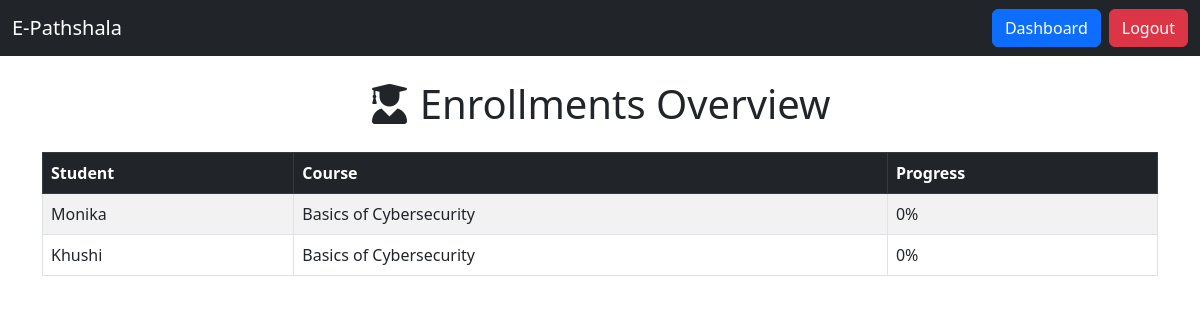
The app's page /enrollments (signed in) with its own data.
### app/models.py (models this page shows, shortened)
class Enrollment(db.Model):
    id = db.Column(db.Integer, primary_key=True)
    course_id = db.Column(db.Integer, db.ForeignKey('course.id'))
    student_id = db.Column(db.Integer, db.ForeignKey('user.id'))
    progress = db.Column(db.Integer)  # e.g., 0 to 100 representing percentage complete
    student = db.relationship('User', back_populates='enrollments')
    course = db.relationship('Course', back_populates='enrollments')

class User(db.Model):
    __tablename__ = 'user'
    id = db.Column(db.Integer, primary_key=True)
    username = db.Column(db.String(80), unique=True, nullable=False)
    password_hash = db.Column(db.String(128))
    is_instructor = db.Column(db.Boolean, default=False)
    enrollments = db.relationship('Enrollment', back_populates='student')
    posts = db.relationship('Post', backref='author', lazy='dynamic')

class Course(db.Model):
    id = db.Column(db.Integer, primary_key=True)
    title = db.Column(db.String(100), nullable=False)
    description = db.Column(db.String(255), nullable=True)
    instructor_id = db.Column(db.Integer, db.ForeignKey('user.id'))
    instructor = db.relationship('User', backref='courses')
    enrollments = db.relationship('Enrollment', back_populates='course')
    assessments = db.relationship('Assessment', backref='course', lazy='dynamic')
    forums = db.relationship('Forum', backref='course', lazy='dynamic')

### app/routes.py (the view)
@main.route('/enrollments')
def enrollments():
    user = get_current_user()
    if not user or not user.is_instructor:
        flash("Unauthorized! Only instructors can create courses.", "danger")
        return redirect(url_for('main.dashboard'))
    enrollments = Enrollment.query.filter(Enrollment.course.has(instructor_id=user.id)).all()
    return render_template('enrollments.html', enrollments=enrollments)

### app/routes.py (called while the page is built)
def get_current_user():
    if 'user_id' not in session:
        return None
    return User.query.get(session['user_id'])

### app/templates/enrollments.html (shortened to what this page needs)
<!DOCTYPE html>
<html lang="en">
<head>
    <link href="https://cdn.jsdelivr.net/npm/bootstrap@5.3.0/dist/css/bootstrap.min.css" rel="stylesheet">
    <link rel="stylesheet" href="https://cdnjs.cloudflare.com/ajax/libs/font-awesome/6.0.0/css/all.min.css">
</head>
<body>
<nav class="navbar navbar-expand-lg navbar-dark bg-dark">
    <div class="container-fluid">
        <a class="navbar-brand" href="#">E-Pathshala</a>
        <div class="collapse navbar-collapse" id="navbarNav">
            <ul class="navbar-nav ms-auto">
                <li class="nav-item"><a class="btn btn-primary me-2" href="/dashboard">Dashboard</a></li>
                <li class="nav-item"><a class="btn btn-danger" href="/logout">Logout</a></li>
            </ul>
        </div>
    </div>
</nav>
<div class="container mt-4">
    <div class="text-center mb-4">
        <h1><i class="fas fa-user-graduate"></i> Enrollments Overview</h1>
    </div>
    <div class="mt-4">
        <table class="table table-striped table-bordered">
            <thead class="table-dark">
                <tr>
                    <th>Student</th>
                    <th>Course</th>
                    <th>Progress</th>
                </tr>
            </thead>
            <tbody>
                {% for enrollment in enrollments %}
                <tr>
                    <td>{{ enrollment.student.username }}</td>
                    <td>{{ enrollment.course.title }}</td>
                    <td>{{ enrollment.progress }}%</td>
                </tr>
                {% else %}
                <tr>
                    <td colspan="3" class="text-center">No enrollments found.</td>
                </tr>
                {% endfor %}
            </tbody>
        </table>
    </div>
</div>
</body>
</html>

### records on screen
Enrollment: student.username "Monika", course "Basics of Cybersecurity", progress "0"
Enrollment: student.username "Khushi", course "Basics of Cybersecurity", progress "0"
